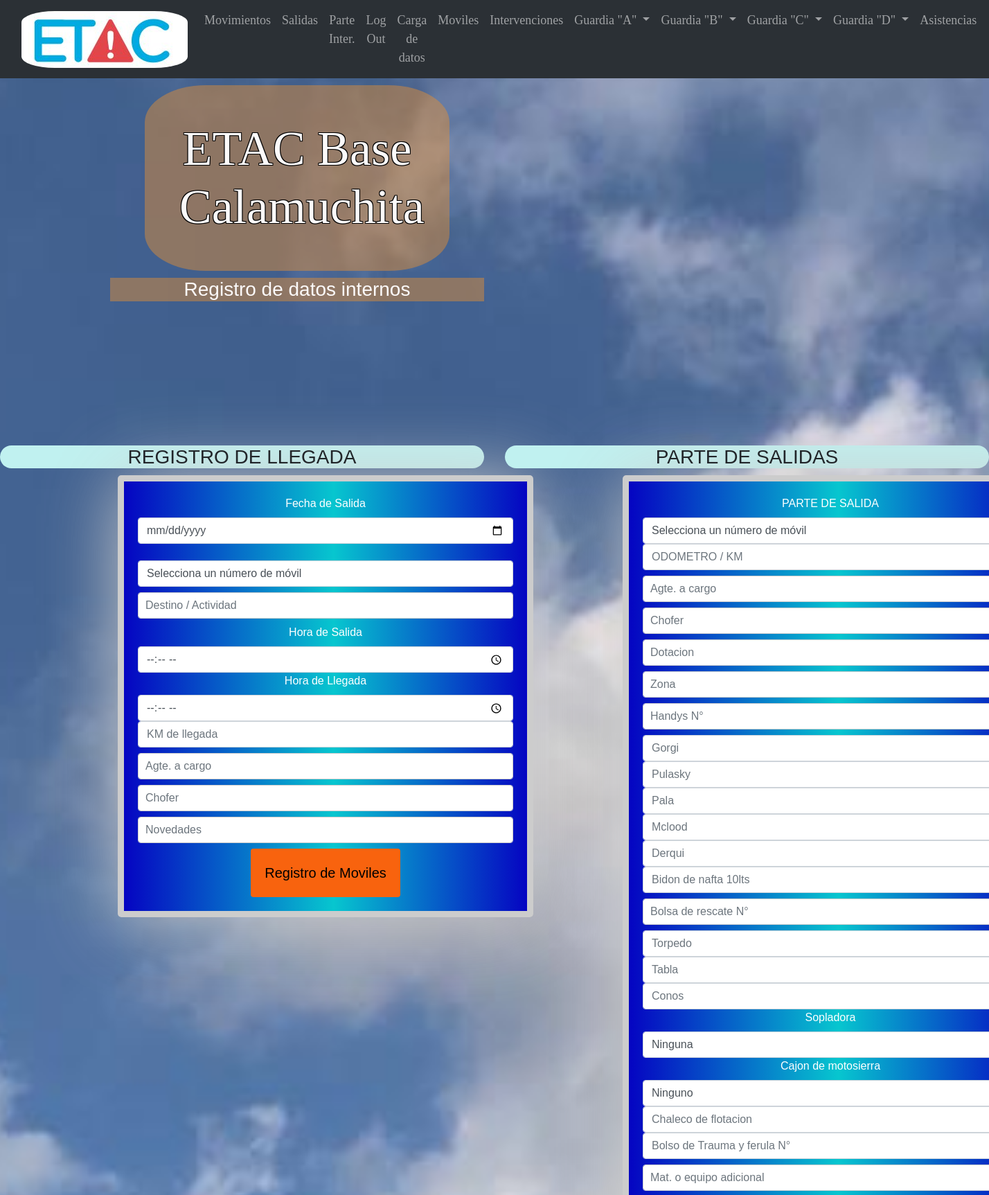
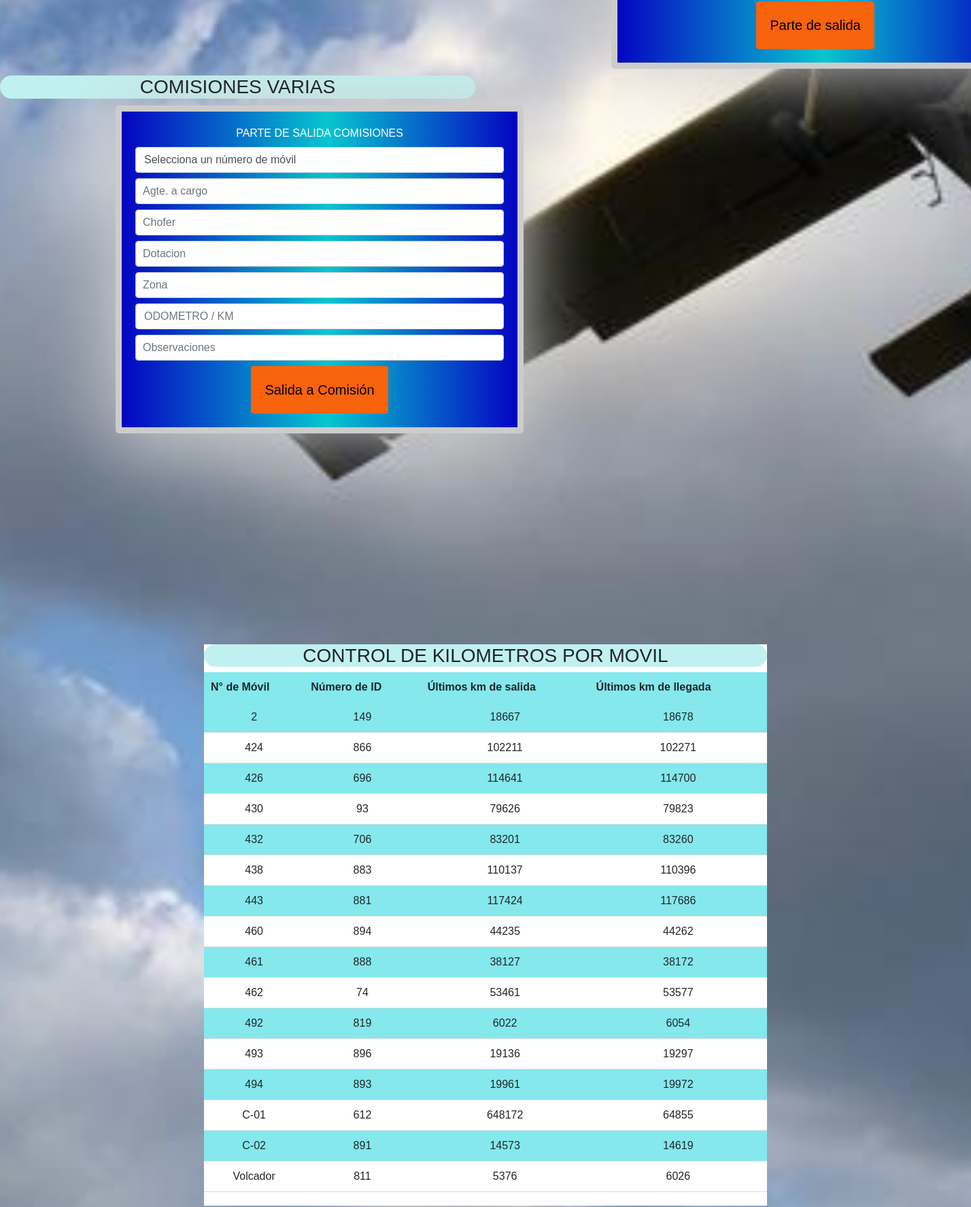
Screenshot of / (signed in, upper part) with the database file from the repository (2 pictures, top to bottom).
### main.py (models this page shows)
    class Movimientos_moviles(db.Model):
        __tablename__ = 'Movimientos_moviles'  # Agrega esta línea para especificar el nombre de la tabla en la base de datos
        id_movimiento = db.Column(db.Integer, primary_key=True)
        fecha = db.Column(db.Date)
        numero_movil = db.Column(db.Integer)
        destino = db.Column(db.String(1000))
        hora_salida = db.Column(db.Time)
        km_salida = db.Column(db.Integer)
        hora_llegada = db.Column(db.Time)
        km_llegada = db.Column(db.Integer)
        a_cargo = db.Column(db.String(50))
        chofer = db.Column(db.String(50))
        novedades = db.Column(db.String(100))

### main.py (the view, shortened to what this page needs)
@app.route('/', methods=['GET', 'POST'])
def index():
    resultados_consulta = db.session.query(
        Movimientos_moviles.numero_movil,
        db.func.max(Movimientos_moviles.id_movimiento).label('last_id'),
        Movimientos_moviles.km_salida,
        Movimientos_moviles.km_llegada
    ).group_by(Movimientos_moviles.numero_movil).order_by(Movimientos_moviles.numero_movil).all()
    return render_template("index.html", moviles=movimientos, ultimos=resultados_consulta)

### main.py (called while the page is built)
@login_manager.user_loader
def load_user(user_id):
    return User.query.get(int(user_id))

### templates/index.html (shortened to what this page needs)
{% extends "base.html" %}
{% block content %}
<body id="index-body">
<div class="container seccion1">
  <div class="row align-items-center">
    <div class="col-lg-6 col-md-12 text-center">
      <div class="img">
        <h1 class="titulo_index">ETAC Base Calamuchita</h1>
        <h3 class="subtitulo_index">Registro de datos internos</h3>
      </div>
    </div>
  </div>
</div>
<section class="registro_moviles">
<div class="row">
  <div class="col-lg-6 col-md-12 text-center">
    <h3 class="text-center titulo_form_index">REGISTRO DE LLEGADA</h3>
        <form class="form_ins" action="{{ url_for('index') }}" method="post" enctype="multipart/form-data">
          <label style="color:white">Fecha de Salida</label>
          <input type="date" class="form-control" name="fecha" placeholder="Fecha" required="required" /> <br>
          <select class="form-control" name="movil" placeholder="Movil" required="required">
             <option value="" disabled selected>Selecciona un número de móvil</option>
          </select>
          <input type="text" class="form-control" name="destino_actividad" placeholder="Destino / Actividad" />
          <label style="color:white">Hora de Salida</label>
          <input type="time" class="form-control" name="hora_salida" placeholder="Hora de salida" required="required" />
          <label style="color:white">Hora de Llegada</label>
          <input type="time" class="form-control" name="hora_llegada" placeholder="Hora de llegada" required="required" />
          <input type="number" class="form-control" name="km_llegada" placeholder="KM de llegada" required="required" />
          <input type="text" class="form-control" name="a_cargo" placeholder="Agte. a cargo" />
          <input type="text" class="form-control" name="chofer" placeholder="Chofer" />
          <input type="text" class="form-control" name="novedades" placeholder="Novedades" />
          <button type="submit" name="registro_movil" class="btn btn-primary btn-lg">Registro de Moviles</button>
        </form>
  </div>
  <div class="col-lg-6 col-md-12 text-center">
    <h3 class="text-center titulo_form_index">PARTE DE SALIDAS</h3>
        <form class="form_ins" action="{{ url_for('index') }}" method="post" enctype="multipart/form-data">
          <label style="color:white">PARTE DE SALIDA</label>
          <select class="form-control" name="nmovil" placeholder="Numero de Movil" required="required">
             <option value="" disable selected>Selecciona un número de móvil</option>
          </select>
          <input type="number" class="form-control" name="odometro" placeholder="ODOMETRO / KM" required="required" />
          <input type="text" class="form-control" name="ag_cargo" placeholder="Agte. a cargo" />
          <input type="text" class="form-control" name="ag_chofer" placeholder="Chofer" />
          <input type="text" class="form-control" name="dotacion" placeholder="Dotacion" />
          <input type="text" class="form-control" name="zona" placeholder="Zona" />
          <input type="text" class="form-control" name="handys" placeholder="Handys N°"  />
          <input type="number" class="form-control" name="gorgi" placeholder="Gorgi" required="required" min="0" max="5" />
          <input type="number" class="form-control" name="pulasky" placeholder="Pulasky" required="required" min="0" max="5"/>
          <input type="number" class="form-control" name="pala" placeholder="Pala" required="required" min="0" max="5"/>
          <input type="number" class="form-control" name="mclood" placeholder="Mclood" required="required" min="0" max="5"/>
          <input type="number" class="form-control" name="derqui" placeholder="Derqui" required="required" min="0" max="5"/>
          <input type="number" class="form-control" name="bidon_nafta" placeholder="Bidon de nafta 10lts" required="required" />
          <input type="text" class="form-control" name="bolsa_rescate" placeholder="Bolsa de rescate N°" required="required" />
          <input type="number" class="form-control" name="torpedo" placeholder="Torpedo" required="required" min="0" max="3"/>
          <input type="number" class="form-control" name="tabla" placeholder="Tabla" required="required" min="0" max="2"/>
          <input type="number" class="form-control" name="conos" placeholder="Conos" required="required" min="0" max="7"/>
          <label style="color:white">Sopladora</label>
          <select class="form-control" name="Sopladora" placeholder="Sopladora" required="required">
            <option value="ninguna">Ninguna</option>
          </select>
          <label style="color:white">Cajon de motosierra</label>
          <select class="form-control" name="cajon" placeholder="Cajon de motosierra" required="required">
            <option value="ninguno">Ninguno</option>
          </select>
          <input type="number" class="form-control" name="chaleco" placeholder="Chaleco de flotacion" required="required" />
          <input type="number" class="form-control" name="bolsos_trauma" placeholder="Bolso de Trauma y ferula N°" required="required" />
          <input type="text" class="form-control" name="herramienta_adicional" placeholder="Mat. o equipo adicional"  />
          <button type="submit" name="parte_salida" class="btn btn-primary btn-lg">Parte de salida</button>
</form>
  </div>
</div>
    <div class="row">
        <div class="col-lg-6 col-md-12 text-center">
        <h3 class="text-center titulo_form_index">COMISIONES VARIAS</h3>
         <form class="form_ins" action="{{ url_for('index') }}" method="post" enctype="multipart/form-data">
          <label style="color:white">PARTE DE SALIDA COMISIONES</label>
             <select class="form-control" name="nmovil" placeholder="Numero de Movil" required="required">
             <option value="" disable selected>Selecciona un número de móvil</option>
          </select>
          <input type="text" class="form-control" name="ag_cargo" placeholder="Agte. a cargo" />
          <input type="text" class="form-control" name="ag_chofer" placeholder="Chofer" />
          <input type="text" class="form-control" name="dotacion" placeholder="Dotacion" />
          <input type="text" class="form-control" name="destino" placeholder="Zona" />
          <input type="number" class="form-control" name="odometro" placeholder="ODOMETRO / KM" required="required" />
          <input type="text" class="form-control" name="novedades" placeholder="Observaciones"  />
          <button type="submit" name="salida_comision" class="btn btn-primary btn-lg">Salida a Comisión</button>
        </div>
    </div>
  </section>
<section id="ultimosmv">
  <div class="row">
    <div class="col-lg-12 col-md-12 text-center">
        <h3 class="text-center titulo_form_index">CONTROL DE KILOMETROS POR MOVIL</h3>
 {% if ultimos %}
                <table class="tabla_agentes" id="tablacarnet2">
                    <thead>
                        <tr>
                            <th>N° de Móvil</th>
                            <th>Número de ID</th>
                            <th>Últimos km de salida</th>
                            <th>Últimos km de llegada</th>
                        </tr>
                    </thead>
                    <tbody>
                        {% for item in ultimos %}
                            <tr>
                                <td>{{ item.numero_movil }}</td>
                                <td>{{ item.last_id }}</td>
                                <td>{{ item.km_salida }}</td>
                                <td>{{ item.km_llegada }}</td>
                            </tr>
                        {% endfor %}
                    </tbody>
                </table>
            {% endif %}
        </div>
    </div>
</section>
</body>
{% endblock %}

### static/style.css (style rules this page uses)
body { background: #1c92d2; background: -webkit-linear-gradient(to right, #f2fcfe, #1c92d2); background: linear-gradient(to right, #f2fcfe, #1c92d2); text-align:center; font-family:"Helvetica"; }
body#index-body { background-image: url("../static/img/pajaro.jpg"); background-size: cover; background-repeat: no-repeat; background-attachment: fixed; background-position:top; }
.titulo_index { font-family:"Helvetic"; font-size:70px; margin: 10px 50px; padding:50px; color: #FCFAFA; text-shadow: 1px 1px 0 #000, -1px -1px 0 #000, 1px -1px 0 #000, -1px 1px 0 #000; background-color:hwb(31 20% 9% / 0.46); border-radius: 20%; }
.subtitulo_index { color: #FCFAFA; background-color:hwb(31 20% 9% / 0.46); }
form { background: rgb(5,4,194); background: linear-gradient(90deg, rgba(5,4,194,1) 0%, rgba(7,198,207,1) 52%, rgba(5,4,194,1) 100%); margin:10px 170px; border: 9px solid #ccc; padding: 20px; width: 600px; border-radius: 5px; box-shadow: 3px 6px 110px #ccc; }
input[type=text], input[type=email], textarea { width: 100%; padding: 10px; margin: 8px 0; border: 1px solid #ccc; border-radius: 4px; box-sizing: border-box; }
button[type=submit] { background:#f8630e; color: black; padding: 20px 20px; border: none; border-radius: 4px; cursor: pointer; }
.titulo_form_index { background-color:#C0F1F0; border-radius:30px; }
table { width: 100%; border-collapse: collapse; margin-bottom: 20px; }
th { background-color: #f2f2f2; text-align: left; padding: 10px; }
td { padding: 10px; border-bottom: 1px solid #ddd; }
tr:nth-child(odd) { background-color: #84E8EC; }
.tabla_agentes th { background-color: #84E8EC; text-align: left; padding: 10px; }
.tabla_agentes td { padding: 10px; border-bottom: 1px solid #ddd; }
.tabla_agentes tr:nth-child(odd) { background-color: #84E8EC; }
.registro_moviles { padding-top:200px; }
#ultimosmv { background-color:white; margin:300px; }

### rows the page displays
Movimientos_moviles: numero_movil "2", last_id "149", km_salida "18667", km_llegada "18678"
Movimientos_moviles: numero_movil "424", last_id "866", km_salida "102211", km_llegada "102271"
Movimientos_moviles: numero_movil "426", last_id "696", km_salida "114641", km_llegada "114700"
Movimientos_moviles: numero_movil "430", last_id "93", km_salida "79626", km_llegada "79823"
Movimientos_moviles: numero_movil "432", last_id "706", km_salida "83201", km_llegada "83260"
Movimientos_moviles: numero_movil "438", last_id "883", km_salida "110137", km_llegada "110396"
Movimientos_moviles: numero_movil "443", last_id "881", km_salida "117424", km_llegada "117686"
Movimientos_moviles: numero_movil "460", last_id "894", km_salida "44235", km_llegada "44262"
Movimientos_moviles: numero_movil "461", last_id "888", km_salida "38127", km_llegada "38172"
Movimientos_moviles: numero_movil "462", last_id "74", km_salida "53461", km_llegada "53577"
Movimientos_moviles: numero_movil "492", last_id "819", km_salida "6022", km_llegada "6054"
Movimientos_moviles: numero_movil "493", last_id "896", km_salida "19136", km_llegada "19297"
Movimientos_moviles: numero_movil "494", last_id "893", km_salida "19961", km_llegada "19972"
Movimientos_moviles: numero_movil "C-01", last_id "612", km_salida "648172", km_llegada "64855"
Movimientos_moviles: numero_movil "C-02", last_id "891", km_salida "14573", km_llegada "14619"
Movimientos_moviles: numero_movil "Volcador", last_id "811", km_salida "5376", km_llegada "6026"
